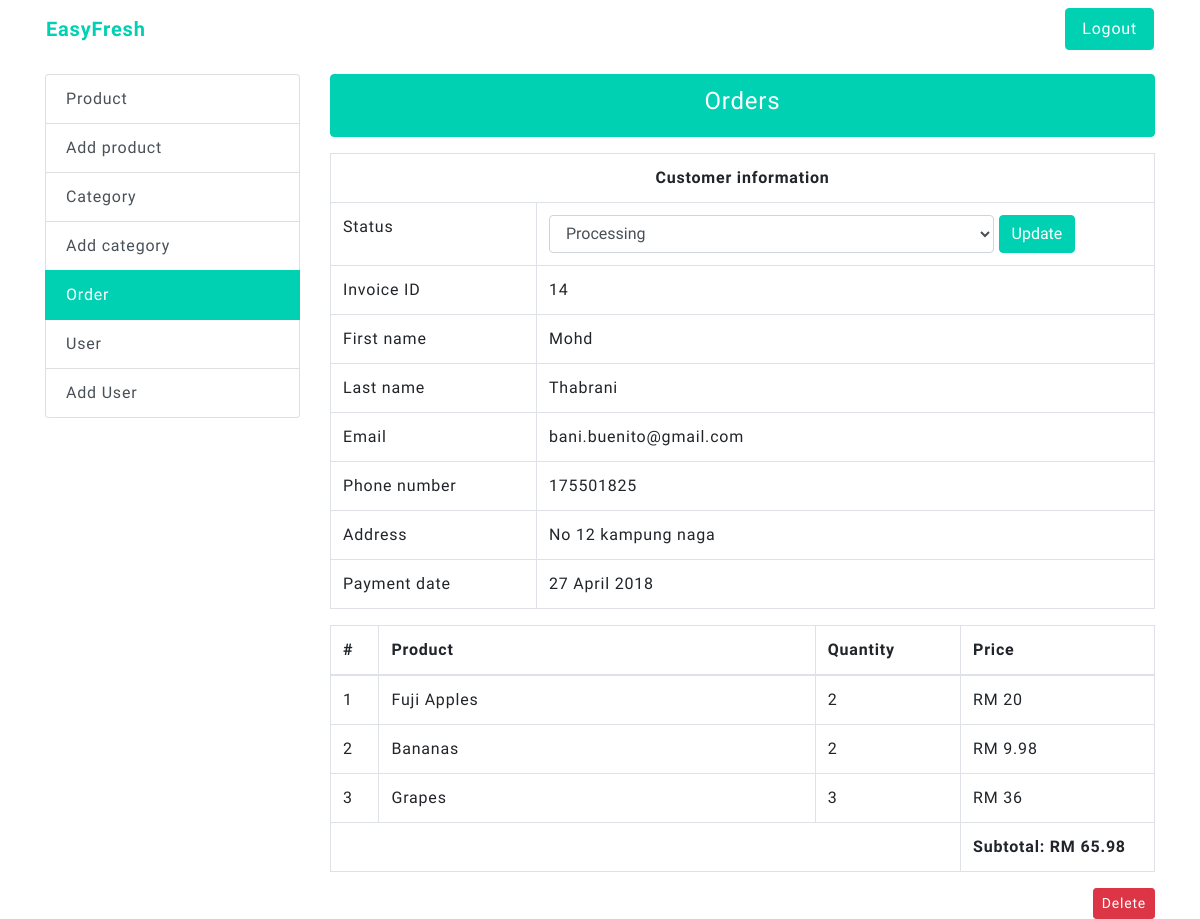
The app's page /admin/orders-edit.php?id=14 (signed in) with its own data.
### tables this page shows
CREATE TABLE `orders` (
  `id` int(11) NOT NULL,
  `status` varchar(50) NOT NULL DEFAULT 'pending',
  `first_name` varchar(255) NOT NULL,
  `last_name` varchar(255) NOT NULL,
  `email` varchar(255) NOT NULL,
  `phone_number` varchar(50) NOT NULL,
  `address` text NOT NULL,
  `total_price` decimal(5,2) NOT NULL,
  `created_date` timestamp NOT NULL DEFAULT CURRENT_TIMESTAMP
);

CREATE TABLE `order_product` (
  `id` int(11) NOT NULL,
  `product_id` int(11) NOT NULL,
  `product_name` varchar(255) NOT NULL,
  `quantity` int(11) NOT NULL,
  `price` decimal(5,2) NOT NULL,
  `order_id` int(11) NOT NULL
);

### admin/functions/orders-edit.php (called while the page is built, shortened)
<?php
if(empty($_GET['id'])) {
	header('Location: /admin/');
} else {
	require_once($_SERVER['DOCUMENT_ROOT'].'/database-connection.php');
	$id = htmlspecialchars(strip_tags($_GET['id']));
	$sql = "SELECT * FROM orders WHERE id=$id LIMIT 1";
	$orders = $conn->query($sql);
	if (mysqli_num_rows($orders) > 0) {
		$row = mysqli_fetch_assoc($orders);
		$id = $row["id"];
		$status = $row['status'];
		$first_name = $row['first_name'];
		$last_name = $row['last_name'];
		$email = $row['email'];
		$phone_number = $row['phone_number'];
		$address = $row['address'];
		$created_date = date("d F Y", strtotime($row['created_date']));
	} else {
		header('Location: /admin/');
	}
	$sql = "SELECT product_id, product_name, quantity, price FROM order_product WHERE order_id=$id";
	$products = $conn->query($sql);
}

### admin/orders-edit.php (the view, shortened to what this page needs)
<?php
require_once($_SERVER['DOCUMENT_ROOT'].'/admin/functions/orders-edit.php');
?>
<?php require_once($_SERVER['DOCUMENT_ROOT'].'/partials/header.php') ?>
<div class="container">
	<div class="row mb-3">
		<?php require_once($abs_path.'/admin/partials/navigation.php') ?>
	</div>
	<div class="row">
		<div class="col-sm-3">
			<?php require_once($abs_path.'/admin/partials/sidebar-menu.php') ?>
		</div>
		<div class="col-sm-9">
			<ul class="list-group mb-3">
				<li class="list-group-item active text-center">
					<h4>Orders</h4>
				</li>
			</ul>
			<div class="row">
				<div class="col-12">
					<table class="table table-bordered">
						<tbody>
							<tr>
								<th colspan="2" class="text-center table">Customer information</th>
							</tr>
							<tr>
								<td width="25%">Status</td>
								<td>
									<form method="post" class="form-inline d-block" action="/admin/functions/orders-update.php">
										<select name="status" class="form-control w-75">
											<option value="processing" <?php echo ($status == 'processing') ? 'selected' : '' ?>>Processing</option>
										</select>
										<button type="submit" class="btn btn-primary pull-right" name="submit" value="status">Update</button>
									</form>
								</td>
							</tr>
							<tr>
								<td width="25%">Invoice ID</td>
								<td><?php echo $id; ?></td>
							</tr>
							<tr>
								<td width="25%">First name</td>
								<td><?php echo $first_name; ?></td>
							</tr>
							<tr>
								<td width="25%">Last name</td>
								<td><?php echo $last_name; ?></td>
							</tr>
							<tr>
								<td width="25%">Email</td>
								<td><?php echo $email; ?></td>
							</tr>
							<tr>
								<td width="25%">Phone number</td>
								<td><?php echo $phone_number; ?></td>
							</tr>
							<tr>
								<td width="25%">Address</td>
								<td><?php echo $address; ?></td>
							</tr>
							<tr>
								<td width="25%">Payment date</td>
								<td><?php echo $created_date; ?></td>
							</tr>
						</tbody>
					</table>
					<table class="table table-bordered">
						<thead>
							<tr>
								<th width="5%">#</th>
								<th width="45%">Product</th>
								<th width="15%">Quantity</th>
								<th width="20%">Price</th>
							</tr>
						</thead>
						<tbody>
							<?php if ($products->num_rows > 0) :
								$total = 0;
								$count = 1 ?>
								<?php while($row = $products->fetch_assoc()) :
									$total += ($row['price'] *  $row['quantity']) ?>
									<tr>
										<td><?php echo $count++ ?></td>
										<td><?php echo $row['product_name'] ?></td>
										<td><?php echo $row['quantity'] ?></td>
										<td>RM <?php echo ($row['price'] *  $row['quantity']); ?></td>
									</tr>
								<?php endwhile ?>
							<?php endif ?>
							<tr>
								<td colspan="3"></td>
								<td colspan="1"><strong>Subtotal: RM <?php echo $total ?></strong></td>
							</tr>
						</tbody>
					</table>
					<div class="text-right">
						<a class="btn btn-danger btn-sm" href="/admin/functions/orders-delete.php?id=<?php echo $id ?>">Delete</a>
					</div>
				</div>
			</div>
		</div>
	</div>
</div>
<?php require_once($abs_path.'/partials/footer.php') ?>

### css/main.css (style rules this page uses)
body { font-family: 'Muli'; letter-spacing: 0.05rem; }
.btn.btn-primary, .list-group-item.active { background: #00d1b2 !important; border-color: #00d1b2 !important; }
.no-deco, a { text-decoration: none !important; }
a { color: #00d1b2; transition-duration: 300ms; }

### records on screen
orders: status "Processing", id "14", first_name "Mohd", last_name "Thabrani", email "bani.buenito@gmail.com", phone_number "175501825", address "No 12 kampung naga", created_date "27 April 2018"
order_product: product_name "Fuji Apples", quantity "2", price+quantity "20"
order_product: product_name "Bananas", quantity "2", price+quantity "9.98"
order_product: product_name "Grapes", quantity "3", price+quantity "36"

### other values on screen
$total "65.98"
